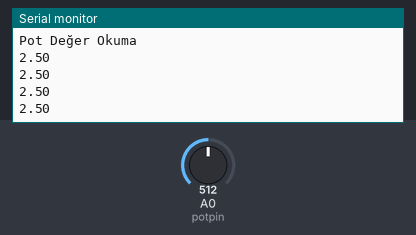
Recording of a sketch running on a simulated Arduino Uno, built with avr-gcc and run on an emulated ATmega328P. Shown: the last lines printed to the serial monitor. The test bench sets the inputs (shaded band); at power-on: A0 (potpin) = 512.

Above: at 1.2 s.
1.3 s: A0 (potpin) set to 716
At 1.71 s:
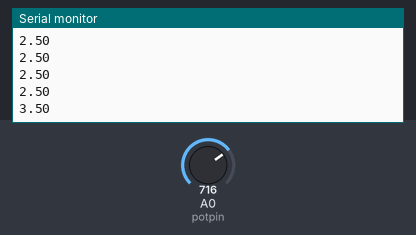
2.8 s: A0 (potpin) set to 900
At 2.91 s:
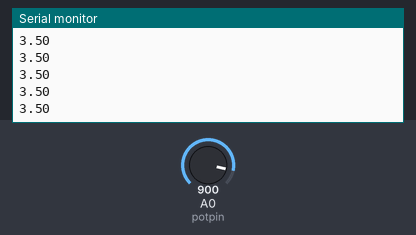
Timing chart, 0 to 5.8 s (numbered marks = the images above; inputs shaded):
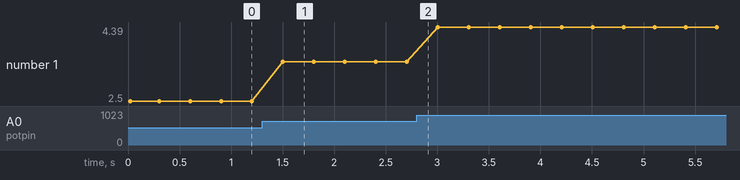

Measured:
- after the input at 1.3 s, the serial monitor: prints a new line after 0.20 s (image 1)
- plotted number 1: 2.5 → 3.5 after the input at 1.3 s, 3.5 → 4.39 after the input at 2.8 s

The sketch:

Arduino_4.ino
```cpp
#define potpin A0

int deger=0;

void setup() {

  Serial.begin(9600);
  Serial.println("Pot Değer Okuma ");

}

void loop() {

  deger = analogRead(potpin);
  float gerilim = (5.00/1024.00)*deger;
  Serial.println(gerilim);
  delay(300);

}
```
